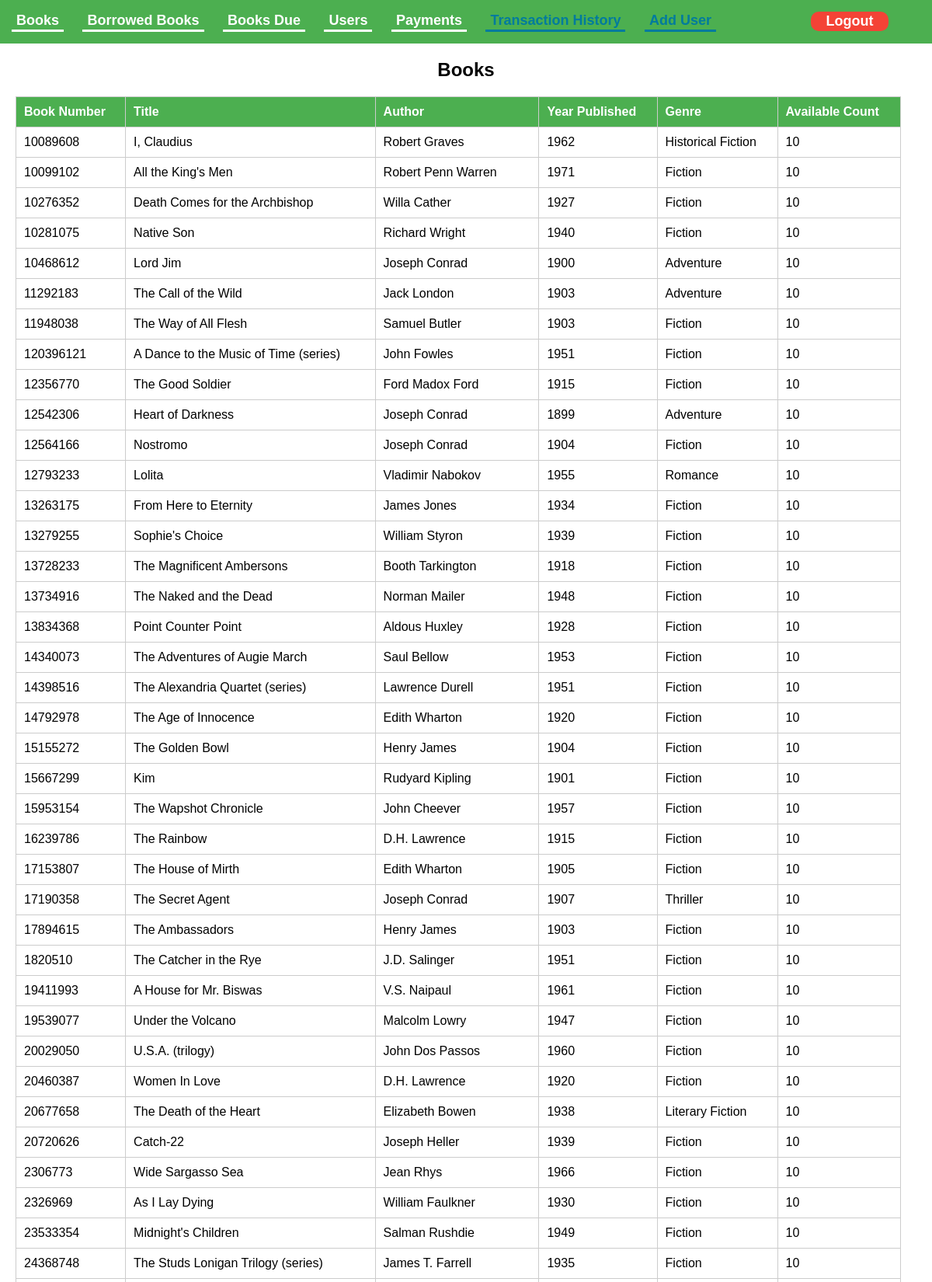
Page /adminInterface.php (upper part) on the committed database.
### tables this page shows
CREATE TABLE `books` (
  `book_number` varchar(30) NOT NULL,
  `book_title` varchar(255) NOT NULL,
  `author` varchar(255) NOT NULL,
  `year_published` varchar(4) NOT NULL,
  `genre` varchar(100) DEFAULT NULL,
  `book_available` int(11) DEFAULT NULL
);

### database/dbOperations.php (called while the page is built, shortened)
<?php
class Operations {
    private $conn;
    public function __construct($conn) {
        $this->conn = $conn;
    }
    public function getAllBooks() {
        $sql = "SELECT * FROM books";
        $result = $this->conn->query($sql);
        $books = [];
        while ($row = $result->fetch_assoc()) {
            $books[] = $row;
        }
        return $books;
    }
}

### adminInterface.php (the view, shortened to what this page needs)
<?php
include("database/dbCon.php");
include("database/dbOperations.php");
$user = new Operations($conn);
$currentTable = 'books';
$books = $user->getAllBooks();
?>
<!DOCTYPE html>
<html lang="en">
<head>
</head>
<body>
    <nav>
        <form action="" method="post" style="display: inline;">
            <button class="btn" type="submit" name="table" value="books">Books</button>
            <button class="btn" type="submit" name="table" value="borrowed">Borrowed Books</button>
            <button class="btn" type="submit" name="table" value="due">Books Due</button>
            <button class="btn" type="submit" name="table" value="users">Users</button>
            <button class="btn" type="submit" name="table" value="payment">Payments</button>
            <button style="color: #007B9E;border-bottom: 3px solid #007B9E;" class="btn" type="submit" name="tr_hist">Transaction History</button>
            <button style="color: #007B9E;border-bottom: 3px solid #007B9E;" class="btn" type="submit" name="add_user">Add User</button>
            <button class="btn logout" type="submit" name="logout">Logout</button>
        </form>
    </nav>
    <div class="content">
        <?php if ($currentTable === 'books'): ?>
            <center><h2>Books</h2></center>
            <table>
                <thead>
                    <tr>
                        <th>Book Number</th>
                        <th>Title</th>
                        <th>Author</th>
                        <th>Year Published</th>
                        <th>Genre</th>
                        <th>Available Count</th>
                    </tr>
                </thead>
                <tbody>
                    <?php
                    if (!empty($books)) {
                        foreach ($books as $book) {
                            echo "<tr>";
                            echo "<td>" . htmlspecialchars($book['book_number']) . "</td>";
                            echo "<td>" . htmlspecialchars($book['book_title']) . "</td>";
                            echo "<td>" . htmlspecialchars($book['author']) . "</td>";
                            echo "<td>" . htmlspecialchars($book['year_published']) . "</td>";
                            echo "<td>" . htmlspecialchars($book['genre']) . "</td>";
                            echo "<td>" . htmlspecialchars($book['book_available']) . "</td>";
                            echo "</tr>";
                        }
                    } else {
                        echo "<tr><td colspan='6'>No books available.</td></tr>";
                    }
                    ?>
                </tbody>
            </table>
        <?php endif; ?>
    </div>
</body>
</html>

### adminInterface.php (style rules this page uses)
body { font-family: Arial, sans-serif; margin: 0; padding: 0; }
nav { background-color: #4CAF50; padding: 15px; color: white; }
nav button { color: white; background: none; border: none; text-decoration: none; margin-right: 20px; cursor: pointer; font-weight: bolder; font-size: 18px; border-bottom: 3px solid white; }
nav form { display: inline; }
.logout { position: fixed; right: 3%; background: #f44336; border-radius: 10px; height: 25px; width: 100px; color: white; border: none; cursor: pointer; font-weight: bolder; font-size: 18px; }
table { margin: 20px; width: 95%; border-collapse: collapse; font-size: 1em; }
th, td { padding: 10px; text-align: left; border: 1px solid #ccc; }
th { background-color: #4CAF50; color: white; }

### rows in the picture
books: book_number "10089608", book_title "I, Claudius", author "Robert Graves", year_published "1962", genre "Historical Fiction", book_available "10"
books: book_number "10099102", book_title "All the King's Men", author "Robert Penn Warren", year_published "1971", genre "Fiction", book_available "10"
books: book_number "10276352", book_title "Death Comes for the Archbishop", author "Willa Cather", year_published "1927", genre "Fiction", book_available "10"
books: book_number "10281075", book_title "Native Son", author "Richard Wright", year_published "1940", genre "Fiction", book_available "10"
books: book_number "10468612", book_title "Lord Jim", author "Joseph Conrad", year_published "1900", genre "Adventure", book_available "10"
books: book_number "11292183", book_title "The Call of the Wild", author "Jack London", year_published "1903", genre "Adventure", book_available "10"
books: book_number "11948038", book_title "The Way of All Flesh", author "Samuel Butler", year_published "1903", genre "Fiction", book_available "10"
books: book_number "120396121", book_title "A Dance to the Music of Time (series)", author "John Fowles", year_published "1951", genre "Fiction", book_available "10"
books: book_number "12356770", book_title "The Good Soldier", author "Ford Madox Ford", year_published "1915", genre "Fiction", book_available "10"
books: book_number "12542306", book_title "Heart of Darkness", author "Joseph Conrad", year_published "1899", genre "Adventure", book_available "10"
books: book_number "12564166", book_title "Nostromo", author "Joseph Conrad", year_published "1904", genre "Fiction", book_available "10"
books: book_number "12793233", book_title "Lolita", author "Vladimir Nabokov", year_published "1955", genre "Romance", book_available "10"
books: book_number "13263175", book_title "From Here to Eternity", author "James Jones", year_published "1934", genre "Fiction", book_available "10"
books: book_number "13279255", book_title "Sophie's Choice", author "William Styron", year_published "1939", genre "Fiction", book_available "10"
books: book_number "13728233", book_title "The Magnificent Ambersons", author "Booth Tarkington", year_published "1918", genre "Fiction", book_available "10"
books: book_number "13734916", book_title "The Naked and the Dead", author "Norman Mailer", year_published "1948", genre "Fiction", book_available "10"
books: book_number "13834368", book_title "Point Counter Point", author "Aldous Huxley", year_published "1928", genre "Fiction", book_available "10"
books: book_number "14340073", book_title "The Adventures of Augie March", author "Saul Bellow", year_published "1953", genre "Fiction", book_available "10"
books: book_number "14398516", book_title "The Alexandria Quartet (series)", author "Lawrence Durell", year_published "1951", genre "Fiction", book_available "10"
books: book_number "14792978", book_title "The Age of Innocence", author "Edith Wharton", year_published "1920", genre "Fiction", book_available "10"
books: book_number "15155272", book_title "The Golden Bowl", author "Henry James", year_published "1904", genre "Fiction", book_available "10"
books: book_number "15667299", book_title "Kim", author "Rudyard Kipling", year_published "1901", genre "Fiction", book_available "10"
books: book_number "15953154", book_title "The Wapshot Chronicle", author "John Cheever", year_published "1957", genre "Fiction", book_available "10"
books: book_number "16239786", book_title "The Rainbow", author "D.H. Lawrence", year_published "1915", genre "Fiction", book_available "10"
books: book_number "17153807", book_title "The House of Mirth", author "Edith Wharton", year_published "1905", genre "Fiction", book_available "10"
books: book_number "17190358", book_title "The Secret Agent", author "Joseph Conrad", year_published "1907", genre "Thriller", book_available "10"
books: book_number "17894615", book_title "The Ambassadors", author "Henry James", year_published "1903", genre "Fiction", book_available "10"
books: book_number "1820510", book_title "The Catcher in the Rye", author "J.D. Salinger", year_published "1951", genre "Fiction", book_available "10"
books: book_number "19411993", book_title "A House for Mr. Biswas", author "V.S. Naipaul", year_published "1961", genre "Fiction", book_available "10"
books: book_number "19539077", book_title "Under the Volcano", author "Malcolm Lowry", year_published "1947", genre "Fiction", book_available "10"
books: book_number "20029050", book_title "U.S.A. (trilogy)", author "John Dos Passos", year_published "1960", genre "Fiction", book_available "10"
books: book_number "20460387", book_title "Women In Love", author "D.H. Lawrence", year_published "1920", genre "Fiction", book_available "10"
books: book_number "20677658", book_title "The Death of the Heart", author "Elizabeth Bowen", year_published "1938", genre "Literary Fiction", book_available "10"
books: book_number "20720626", book_title "Catch-22", author "Joseph Heller", year_published "1939", genre "Fiction", book_available "10"
books: book_number "2306773", book_title "Wide Sargasso Sea", author "Jean Rhys", year_published "1966", genre "Fiction", book_available "10"
books: book_number "2326969", book_title "As I Lay Dying", author "William Faulkner", year_published "1930", genre "Fiction", book_available "10"
books: book_number "23533354", book_title "Midnight's Children", author "Salman Rushdie", year_published "1949", genre "Fiction", book_available "10"
books: book_number "24368748", book_title "The Studs Lonigan Trilogy (series)", author "James T. Farrell", year_published "1935", genre "Fiction", book_available "10"
